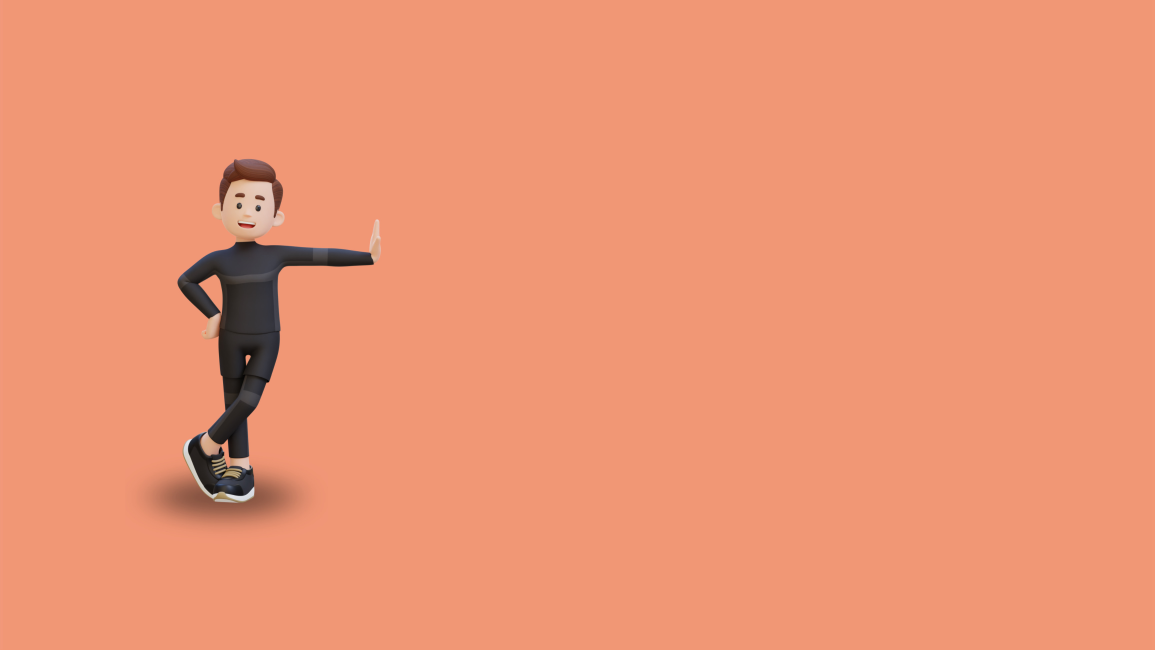
#> input picture ai_dash.jpeg, 3463 x 1948 px (shown at 1/3 size)
$ python -i ai_dash.py   (imports and definitions only)
#> lines starting #> are read from the running program, lines starting #| are printed output that depends on the picture
import tkinter as tk
from PIL import Image, ImageTk, ImageEnhance
import subprocess

def launch_gui():
    root = tk.Tk()
    root.geometry("925x500+300+200")
    root.resizable(False, False)
    root.title("Fitness Dashboard")

    # Load background image
    image_path = "ai_dash.jpeg"
    bg_image = Image.open(image_path).resize((925, 500), Image.LANCZOS)
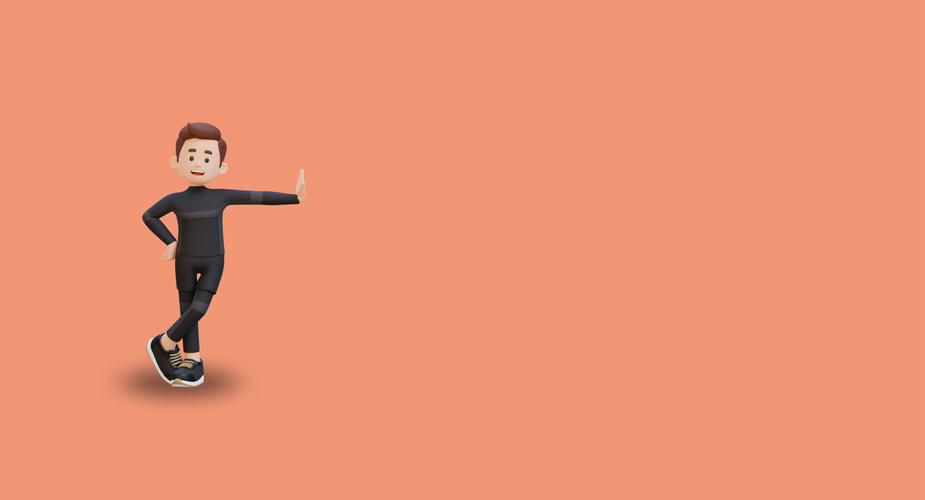
#> bg_image: PIL image 925x500 RGB; mean R, G, B 236.2, 148.6, 115.5
    bg_photo = ImageTk.PhotoImage(bg_image)
    bg_label = tk.Label(root, image=bg_photo)
    bg_label.place(x=0, y=0, relwidth=1, relheight=1)

    # Button config: (image_path, x, y)
    button_data = [
        ("exercise_button.jpeg", 304, 120),
        ("build_button.jpeg", 304, 250),
        # ("mountainclimbers_button.jpeg", 610, 55),
        # ("shoulder_button.jpeg", 110, 270),
        # ("benchpress_button.jpeg", 360, 270),
        # ("pullups_button.jpeg", 610, 270),
        # ("workouts_button.jpeg", 445, 250),
    ]

    def handle_button_click(name):
        if name == "Exercise":
            subprocess.Popen(["python", "ai_dash2.py"])
            root.destroy()
        elif name == "Build":
            subprocess.Popen(["python", "build.py"])
            root.destroy()
        # elif name == "Workouts":
        #     subprocess.Popen(["python", "workout_main.py"])
        else:
            print(f"{name} clicked!")

    buttons = []

    for img_path, x, y in button_data:
        # Load and resize original image
        normal_img = Image.open(img_path).resize((350, 135), Image.LANCZOS).convert("RGBA")
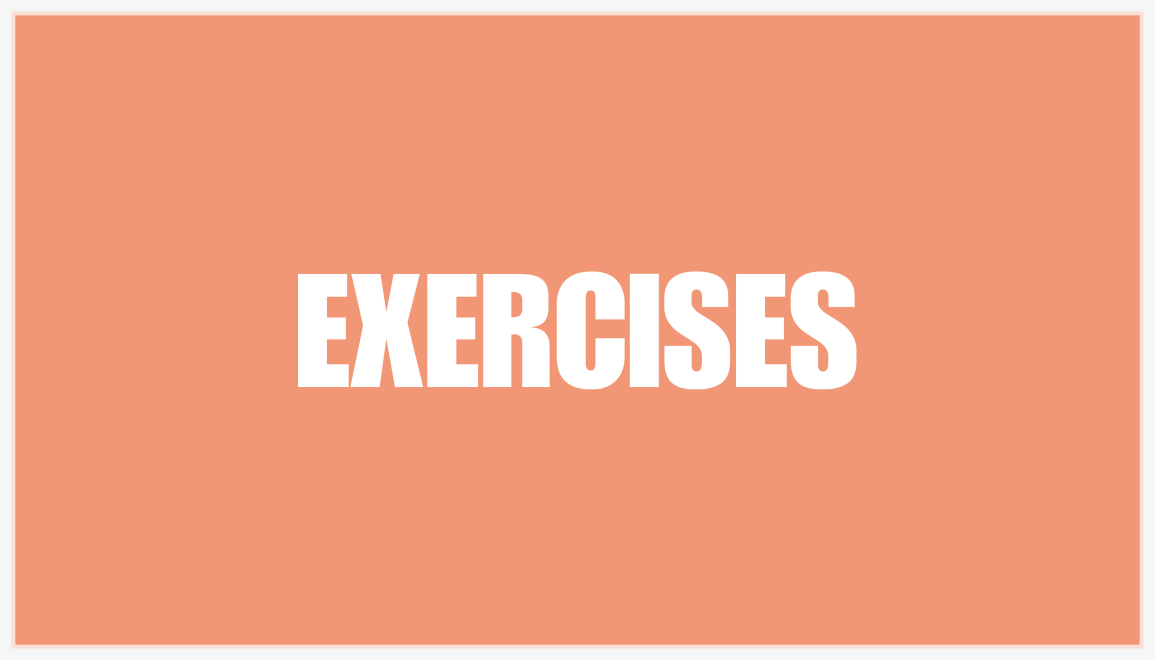
#> input picture exercise_button.jpeg, 3464 x 1979 px (shown at 1/3 size)
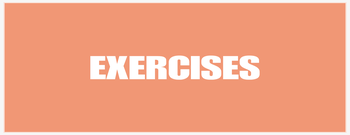
#> normal_img: PIL image 350x135 RGBA; mean R, G, B, A 242.3, 163.7, 133.9, 255

        # Brightened version for hover effect
        enhancer = ImageEnhance.Brightness(normal_img)
        bright_img = enhancer.enhance(1.4)
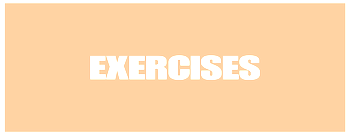
#> bright_img: PIL image 350x135 RGBA; mean R, G, B, A 255, 217.2, 175.8, 255

        normal_photo = ImageTk.PhotoImage(normal_img)
        bright_photo = ImageTk.PhotoImage(bright_img)

        button_name = img_path.split("_")[0].capitalize()

        btn = tk.Button(
            root,
            image=normal_photo,
            bd=0,
            relief="flat",
            bg=root["bg"],
            activebackground=root["bg"],
            highlightthickness=0,
            command=lambda name=button_name: handle_button_click(name)
        )

        # Store both images to prevent garbage collection
        btn.normal_photo = normal_photo
        btn.bright_photo = bright_photo

        # Hover bindings
        def on_enter(e, b=btn):
            b.config(image=b.bright_photo)

        def on_leave(e, b=btn):
            b.config(image=b.normal_photo)

        btn.bind("<Enter>", on_enter)
        btn.bind("<Leave>", on_leave)

        btn.place(x=x, y=y)
        buttons.append(btn)
#> pass 2 of the loop in launch_gui, `for img_path, x, y in button_data:`:
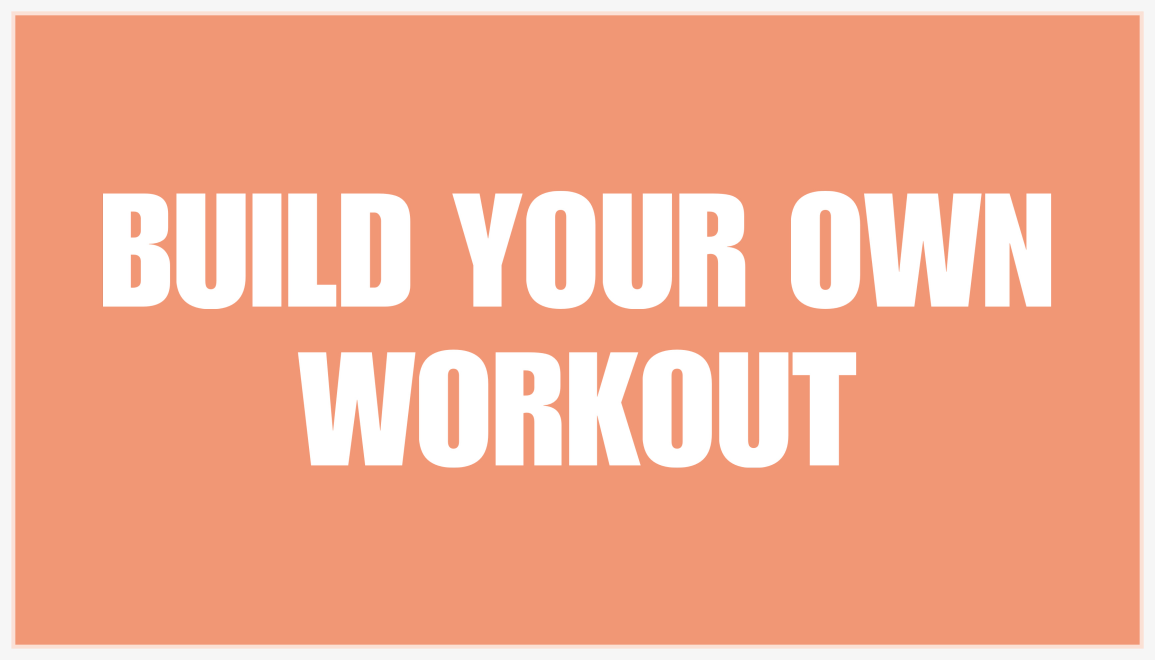
#> input picture build_button.jpeg, 3464 x 1979 px (shown at 1/3 size)
#> in launch_gui, `normal_img = Image.open(img_path).resize((350, 135), Image.LANCZOS).co..`:
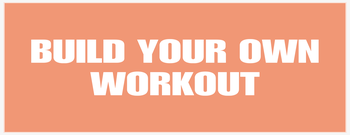
#> normal_img: PIL image 350x135 RGBA; mean R, G, B, A 243.6, 173.5, 147, 255
#> in launch_gui, `bright_img = enhancer.enhance(1.4)`:
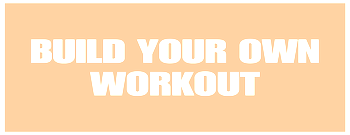
#> bright_img: PIL image 350x135 RGBA; mean R, G, B, A 255, 221.8, 185.2, 255

    # [13 lines of commented-out code are left out]
    prev_btn = tk.Button(
    root,
    text="Previous",
    command=lambda: (root.destroy(), subprocess.Popen(["python", "ai_vs.py"])),
    bg="#ecc474",
    fg="#000000",
    font=("Helvetica", 6, "bold"),
    bd=4,
    relief="raised",
    cursor="hand2",
    width=12,
    height=2
    )

    prev_btn.place(x=20, y=430)  # Bottom-left corner

    prev_btn.bind("<Enter>", lambda e: e.widget.config(bg="#eccc7c"))
    prev_btn.bind("<Leave>", lambda e: e.widget.config(bg="#ecc474"))

    root.bg_photo = bg_photo
    root.mainloop()

# [2 lines not run here, left out]

>>> result = launch_gui()
